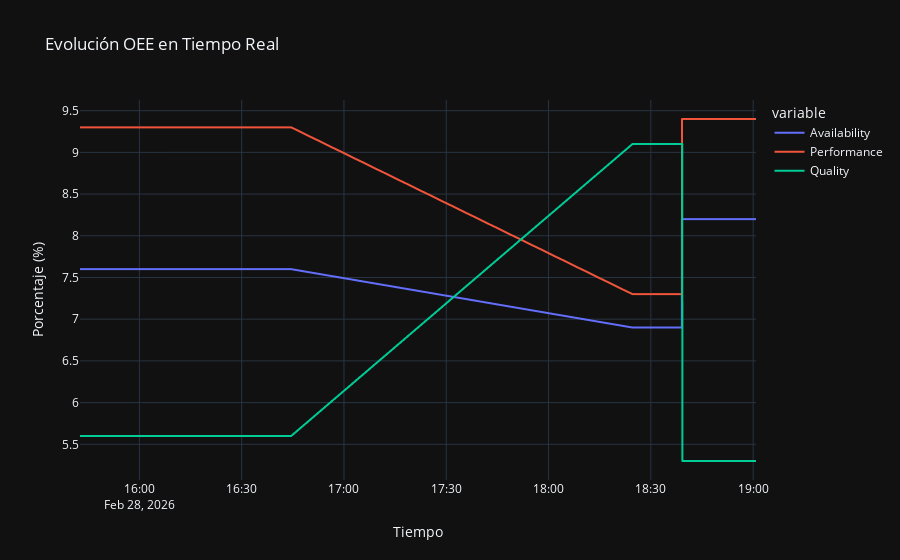

The code cell stored with this chart in its notebook:
### Markdown cell above
### 5.1 OEE en Tiempo (Plotly Express)
Gráfico interactivo de las métricas clave OEE: Disponibilidad, Rendimiento y Calidad.

### Code cell
import plotly.express as px

# Filtrar tabla mes_data si existe
if 'mes_data' in dataframes:
    df_mes = dataframes['mes_data'].copy()
    
    # Asegurar tipos numéricos corrigiendo comas por puntos en caso necesario
    for col in ['Availability', 'Performance', 'Quality']:
        if df_mes[col].dtype == 'object':
            df_mes[col] = df_mes[col].astype(str).str.replace(',', '.').astype(float)
            
    fig = px.line(df_mes, x='db_timestamp', y=['Availability', 'Performance', 'Quality'],
                  title='Evolución OEE en Tiempo Real',
                  labels={'value': 'Porcentaje (%)', 'db_timestamp': 'Tiempo'})
    fig.update_layout(template='plotly_dark')
    fig.show()
else:
    print("La tabla 'mes_data' no está disponible para graficar.")

### Figure 1 — Plotly figure (JSON) as saved in the notebook; plotly's stock layout.template omitted (floating-point values rounded to 4 significant figures; data arrays with more than 128 entries replaced by an {"elided": "..."} marker saying what was removed)
{"data": [{"hovertemplate": "variable=Availability<br>Tiempo=%{x}<br>Porcentaje (%)=%{y}<extra></extra>", "legendgroup": "Availability", "line": {"color": "#636efa", "dash": "solid"}, "marker": {"symbol": "circle"}, "mode": "lines", "name": "Availability", "showlegend": true, "type": "scattergl", "x": {"elided": "4382 str values"}, "xaxis": "x", "y": {"elided": "4382 float values"}, "yaxis": "y"}, {"hovertemplate": "variable=Performance<br>Tiempo=%{x}<br>Porcentaje (%)=%{y}<extra></extra>", "legendgroup": "Performance", "line": {"color": "#EF553B", "dash": "solid"}, "marker": {"symbol": "circle"}, "mode": "lines", "name": "Performance", "showlegend": true, "type": "scattergl", "x": {"elided": "4382 str values"}, "xaxis": "x", "y": {"elided": "4382 float values"}, "yaxis": "y"}, {"hovertemplate": "variable=Quality<br>Tiempo=%{x}<br>Porcentaje (%)=%{y}<extra></extra>", "legendgroup": "Quality", "line": {"color": "#00cc96", "dash": "solid"}, "marker": {"symbol": "circle"}, "mode": "lines", "name": "Quality", "showlegend": true, "type": "scattergl", "x": {"elided": "4382 str values"}, "xaxis": "x", "y": {"elided": "4382 float values"}, "yaxis": "y"}], "layout": {"legend": {"title": {"text": "variable"}, "tracegroupgap": 0}, "title": {"text": "Evolución OEE en Tiempo Real"}, "xaxis": {"anchor": "y", "domain": [0, 1], "title": {"text": "Tiempo"}}, "yaxis": {"anchor": "x", "domain": [0, 1], "title": {"text": "Porcentaje (%)"}}}}
